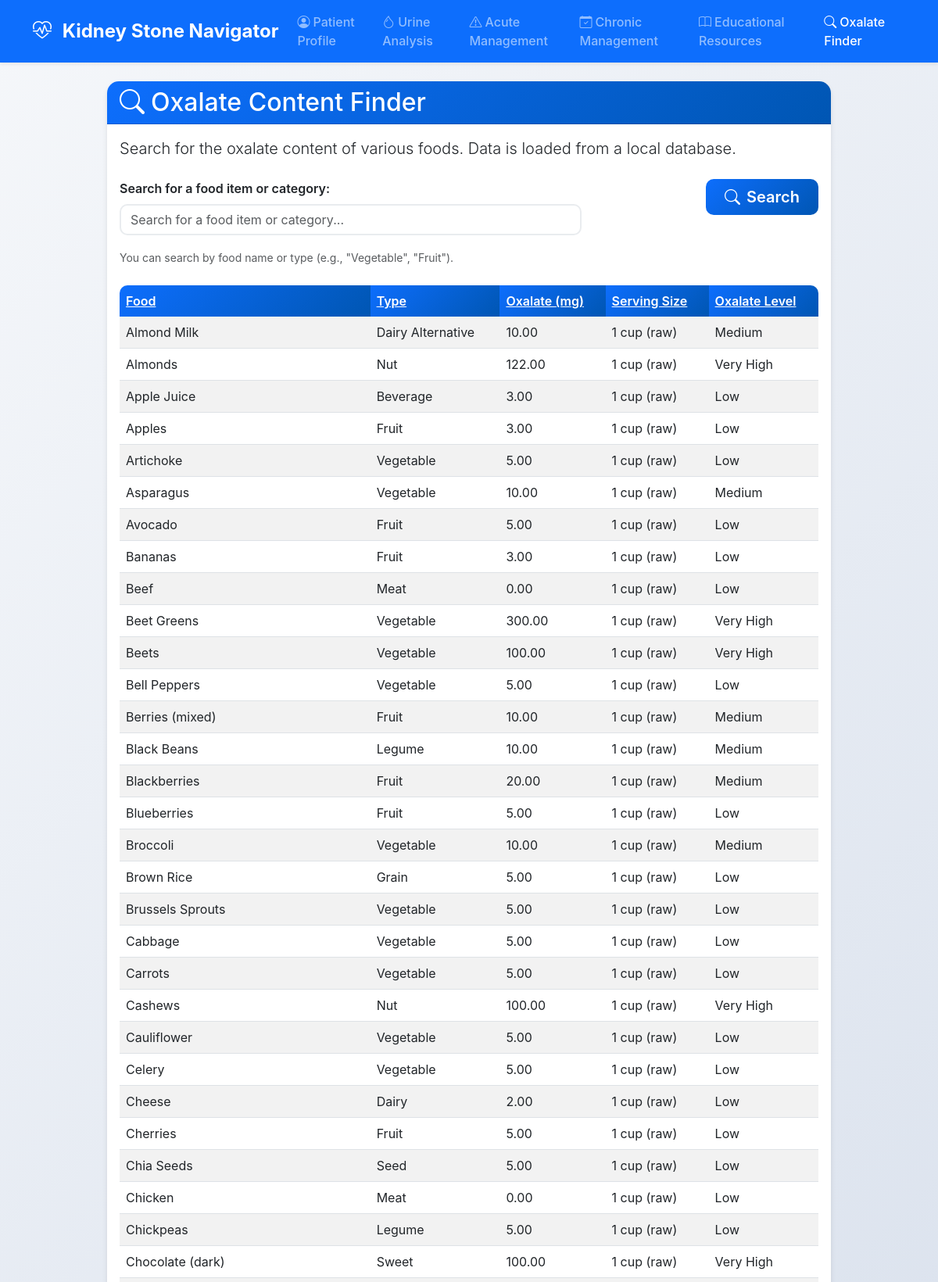
The app's page /oxalate-finder/ (upper part) with its own data.
### kidney_stones_app/models.py (models this page shows, shortened)
class OxalateContent(models.Model):
    food = models.CharField(max_length=200, help_text="Food item name")
    type = models.CharField(max_length=100, help_text="Food category/type")
    oxalate_mg = models.DecimalField(
        max_digits=6, decimal_places=2,
        help_text="Oxalate content in mg per serving"
    )
    serving_size = models.CharField(
        max_length=100, help_text="Serving size description")
    oxalate_level = models.CharField(
        max_length=20,
        choices=[
            ('Low', 'Low'),
            ('Medium', 'Medium'),
            ('High', 'High'),
            ('Very High', 'Very High'),
        ],
        help_text="Oxalate level classification"
    )
    class Meta:
        ordering = ['food']

### kidney_stones_app/views.py (the view)
# urls.py: path('oxalate-finder/', views.oxalate_finder, name='oxalate_finder'),
def oxalate_finder(request):
    sort = request.GET.get('sort', 'food')
    direction = request.GET.get('direction', 'asc')
    order_prefix = '' if direction == 'asc' else '-'
    valid_sort_fields = ['food', 'type', 'oxalate_mg', 'serving_size', 'oxalate_level']
    if sort not in valid_sort_fields:
        sort = 'food'
    order_by = f'{order_prefix}{sort}'
    if request.method == 'POST':
        form = OxalateSearchForm(request.POST)
        if form.is_valid():
            search_term = form.cleaned_data['search_term']
            if search_term:
                results = OxalateContent.objects.filter(
                    Q(food__icontains=search_term) | Q(type__icontains=search_term)
                ).order_by(order_by)
            else:
                results = OxalateContent.objects.all().order_by(order_by)
        else:
            results = OxalateContent.objects.all().order_by(order_by)
    else:
        form = OxalateSearchForm()
        results = OxalateContent.objects.all().order_by(order_by)
    return render(request, 'kidney_stones_app/oxalate_finder.html', {
        'form': form,
        'results': results,
        'active_page': 'oxalate_finder',
        'request': request  # Pass request for sorting link state
    })

### kidney_stones_app/forms.py
class OxalateSearchForm(forms.Form):
    search_term = forms.CharField(
        max_length=100,
        required=False,
        widget=forms.TextInput(attrs={
            'placeholder': 'Search for a food item or category...',
            'class': 'form-control'
        }),
        label="Search for a food item or category:"
    )

### templates/kidney_stones_app/oxalate_finder.html (shortened to what this page needs)
{% extends 'base.html' %}
{% load crispy_forms_tags %}
{% block content %}
<div class="container">
    <div class="row">
        <div class="col-lg-10 mx-auto">
            <div class="card mb-4">
                <div class="card-header">
                    <h2 class="mb-0"><i class="bi bi-search me-2"></i>Oxalate Content Finder</h2>
                </div>
                <div class="card-body">
                    <p class="lead mb-4">Search for the oxalate content of various foods. Data is loaded from a local database.</p>
                    <form method="post" class="row g-3 mb-4">
                        <div class="col-md-8">
                            {{ form.search_term|as_crispy_field }}
                            <small class="form-text text-muted">You can search by food name or type (e.g., "Vegetable", "Fruit").</small>
                        </div>
                        <div class="col-md-4 text-end">
                            <button type="submit" class="btn btn-primary btn-lg">
                                <i class="bi bi-search me-2"></i>Search
                            </button>
                        </div>
                    </form>
                    {% if results %}
                        <div class="table-responsive">
                            <table class="table table-striped table-hover align-middle oxalate-table">
                                <thead>
                                    <tr>
                                        <th><a href="?sort=food{% if request.GET.direction == 'asc' and request.GET.sort == 'food' %}&direction=desc{% else %}&direction=asc{% endif %}">Food</a></th>
                                        <th><a href="?sort=type{% if request.GET.direction == 'asc' and request.GET.sort == 'type' %}&direction=desc{% else %}&direction=asc{% endif %}">Type</a></th>
                                        <th><a href="?sort=oxalate_mg{% if request.GET.direction == 'asc' and request.GET.sort == 'oxalate_mg' %}&direction=desc{% else %}&direction=asc{% endif %}">Oxalate (mg)</a></th>
                                        <th><a href="?sort=serving_size{% if request.GET.direction == 'asc' and request.GET.sort == 'serving_size' %}&direction=desc{% else %}&direction=asc{% endif %}">Serving Size</a></th>
                                        <th><a href="?sort=oxalate_level{% if request.GET.direction == 'asc' and request.GET.sort == 'oxalate_level' %}&direction=desc{% else %}&direction=asc{% endif %}">Oxalate Level</a></th>
                                    </tr>
                                </thead>
                                <tbody>
                                    {% for item in results %}
                                    <tr>
                                        <td>{{ item.food }}</td>
                                        <td>{{ item.type }}</td>
                                        <td>{{ item.oxalate_mg }}</td>
                                        <td>{{ item.serving_size }}</td>
                                        <td>{{ item.oxalate_level }}</td>
                                    </tr>
                                    {% endfor %}
                                </tbody>
                            </table>
                        </div>
                    {% else %}
                        <div class="alert alert-info">
                            No results found. Try searching for a different food item or category.
                        </div>
                    {% endif %}
                </div>
            </div>
        </div>
    </div>
</div>
{% endblock %}

### templates/base.html (shortened to what this page needs)
{% load static %}
<!DOCTYPE html>
<html lang="en">
<head>
    <link href="https://cdn.jsdelivr.net/npm/bootstrap@5.3.0/dist/css/bootstrap.min.css" rel="stylesheet">
    <link href="https://cdn.jsdelivr.net/npm/bootstrap-icons@1.10.0/font/bootstrap-icons.css" rel="stylesheet">
    <link href="{% static 'css/style.css' %}" rel="stylesheet">
</head>
<body>
    <nav class="navbar navbar-expand-lg navbar-dark bg-primary shadow-sm">
        <div class="container">
            <a class="navbar-brand fw-bold" href="{% url 'kidney_stones_app:home' %}">
                <i class="bi bi-heart-pulse me-2"></i>
                Kidney Stone Navigator
            </a>
            <div class="collapse navbar-collapse" id="navbarNav">
                <ul class="navbar-nav me-auto">
                    <li class="nav-item">
                        <a class="nav-link {% if active_page == 'patient_profile' %}active{% endif %}"
                           href="{% url 'kidney_stones_app:patient_profile' %}">
                            <i class="bi bi-person-circle me-1"></i>Patient Profile
                        </a>
                    </li>
                    <li class="nav-item">
                        <a class="nav-link {% if active_page == 'urine_analysis' %}active{% endif %}"
                           href="{% url 'kidney_stones_app:urine_analysis' %}">
                            <i class="bi bi-droplet me-1"></i>Urine Analysis
                        </a>
                    </li>
                    <li class="nav-item">
                        <a class="nav-link {% if active_page == 'acute_management' %}active{% endif %}"
                           href="{% url 'kidney_stones_app:acute_management' %}">
                            <i class="bi bi-exclamation-triangle me-1"></i>Acute Management
                        </a>
                    </li>
                    <li class="nav-item">
                        <a class="nav-link {% if active_page == 'chronic_management' %}active{% endif %}"
                           href="{% url 'kidney_stones_app:chronic_management' %}">
                            <i class="bi bi-calendar-check me-1"></i>Chronic Management
                        </a>
                    </li>
                    <li class="nav-item">
                        <a class="nav-link {% if active_page == 'educational_resources' %}active{% endif %}"
                           href="{% url 'kidney_stones_app:educational_resources' %}">
                            <i class="bi bi-book me-1"></i>Educational Resources
                        </a>
                    </li>
                    <li class="nav-item">
                        <a class="nav-link {% if active_page == 'oxalate_finder' %}active{% endif %}"
                           href="{% url 'kidney_stones_app:oxalate_finder' %}">
                            <i class="bi bi-search me-1"></i>Oxalate Finder
                        </a>
                    </li>
                </ul>
            </div>
        </div>
    </nav>
    <main class="container-fluid py-4">
        {% block content %}{% endblock %}
    </main>
</body>
</html>

### static/css/style.css (style rules this page uses)
:root { --primary-color: #0d6efd; --secondary-color: #6c757d; --success-color: #198754; --warning-color: #ffc107; --danger-color: #dc3545; --info-color: #0dcaf0; --light-color: #f8f9fa; --dark-color: #212529; }
body { font-family: -apple-system, BlinkMacSystemFont, 'Segoe UI', Roboto, 'Helvetica Neue', Arial, sans-serif; background: linear-gradient(135deg, #f5f7fa 0%, #c3cfe2 100%); min-height: 100vh; }
.navbar-brand { font-size: 1.5rem; font-weight: 700; }
.navbar-nav .nav-link { font-weight: 500; transition: all 0.3s ease; }
.card { border: none; border-radius: 15px; box-shadow: 0 4px 6px rgba(0, 0, 0, 0.1); transition: transform 0.3s ease, box-shadow 0.3s ease; }
.card-header { background: linear-gradient(135deg, var(--primary-color), #0056b3); color: white; border-radius: 15px 15px 0 0 !important; font-weight: 600; }
.form-control, .form-select { border-radius: 10px; border: 2px solid #e9ecef; transition: all 0.3s ease; }
.form-label { font-weight: 600; color: var(--dark-color); margin-bottom: 0.5rem; }
.btn { border-radius: 10px; font-weight: 600; padding: 0.5rem 1.5rem; transition: all 0.3s ease; }
.btn-primary { background: linear-gradient(135deg, var(--primary-color), #0056b3); border: none; }
.table { border-radius: 10px; overflow: hidden; box-shadow: 0 2px 4px rgba(0, 0, 0, 0.1); }
.table thead th { background: linear-gradient(135deg, var(--primary-color), #0056b3); color: white; border: none; font-weight: 600; }
.oxalate-table thead th, .oxalate-table thead th a { color: white !important; }

### records on screen
OxalateContent: food "Almond Milk", type "Dairy Alternative", oxalate_mg "10.00", serving_size "1 cup (raw)", oxalate_level "Medium"
OxalateContent: food "Almonds", type "Nut", oxalate_mg "122.00", serving_size "1 cup (raw)", oxalate_level "Very High"
OxalateContent: food "Apple Juice", type "Beverage", oxalate_mg "3.00", serving_size "1 cup (raw)", oxalate_level "Low"
OxalateContent: food "Apples", type "Fruit", oxalate_mg "3.00", serving_size "1 cup (raw)", oxalate_level "Low"
OxalateContent: food "Artichoke", type "Vegetable", oxalate_mg "5.00", serving_size "1 cup (raw)", oxalate_level "Low"
OxalateContent: food "Asparagus", type "Vegetable", oxalate_mg "10.00", serving_size "1 cup (raw)", oxalate_level "Medium"
OxalateContent: food "Avocado", type "Fruit", oxalate_mg "5.00", serving_size "1 cup (raw)", oxalate_level "Low"
OxalateContent: food "Bananas", type "Fruit", oxalate_mg "3.00", serving_size "1 cup (raw)", oxalate_level "Low"
OxalateContent: food "Beef", type "Meat", oxalate_mg "0.00", serving_size "1 cup (raw)", oxalate_level "Low"
OxalateContent: food "Beet Greens", type "Vegetable", oxalate_mg "300.00", serving_size "1 cup (raw)", oxalate_level "Very High"
OxalateContent: food "Beets", type "Vegetable", oxalate_mg "100.00", serving_size "1 cup (raw)", oxalate_level "Very High"
OxalateContent: food "Bell Peppers", type "Vegetable", oxalate_mg "5.00", serving_size "1 cup (raw)", oxalate_level "Low"
OxalateContent: food "Berries (mixed)", type "Fruit", oxalate_mg "10.00", serving_size "1 cup (raw)", oxalate_level "Medium"
OxalateContent: food "Black Beans", type "Legume", oxalate_mg "10.00", serving_size "1 cup (raw)", oxalate_level "Medium"
OxalateContent: food "Blackberries", type "Fruit", oxalate_mg "20.00", serving_size "1 cup (raw)", oxalate_level "Medium"
OxalateContent: food "Blueberries", type "Fruit", oxalate_mg "5.00", serving_size "1 cup (raw)", oxalate_level "Low"
OxalateContent: food "Broccoli", type "Vegetable", oxalate_mg "10.00", serving_size "1 cup (raw)", oxalate_level "Medium"
OxalateContent: food "Brown Rice", type "Grain", oxalate_mg "5.00", serving_size "1 cup (raw)", oxalate_level "Low"
OxalateContent: food "Brussels Sprouts", type "Vegetable", oxalate_mg "5.00", serving_size "1 cup (raw)", oxalate_level "Low"
OxalateContent: food "Cabbage", type "Vegetable", oxalate_mg "5.00", serving_size "1 cup (raw)", oxalate_level "Low"
OxalateContent: food "Carrots", type "Vegetable", oxalate_mg "5.00", serving_size "1 cup (raw)", oxalate_level "Low"
OxalateContent: food "Cashews", type "Nut", oxalate_mg "100.00", serving_size "1 cup (raw)", oxalate_level "Very High"
OxalateContent: food "Cauliflower", type "Vegetable", oxalate_mg "5.00", serving_size "1 cup (raw)", oxalate_level "Low"
OxalateContent: food "Celery", type "Vegetable", oxalate_mg "5.00", serving_size "1 cup (raw)", oxalate_level "Low"
OxalateContent: food "Cheese", type "Dairy", oxalate_mg "2.00", serving_size "1 cup (raw)", oxalate_level "Low"
OxalateContent: food "Cherries", type "Fruit", oxalate_mg "5.00", serving_size "1 cup (raw)", oxalate_level "Low"
OxalateContent: food "Chia Seeds", type "Seed", oxalate_mg "5.00", serving_size "1 cup (raw)", oxalate_level "Low"
OxalateContent: food "Chicken", type "Meat", oxalate_mg "0.00", serving_size "1 cup (raw)", oxalate_level "Low"
OxalateContent: food "Chickpeas", type "Legume", oxalate_mg "5.00", serving_size "1 cup (raw)", oxalate_level "Low"
OxalateContent: food "Chocolate (dark)", type "Sweet", oxalate_mg "100.00", serving_size "1 cup (raw)", oxalate_level "Very High"
